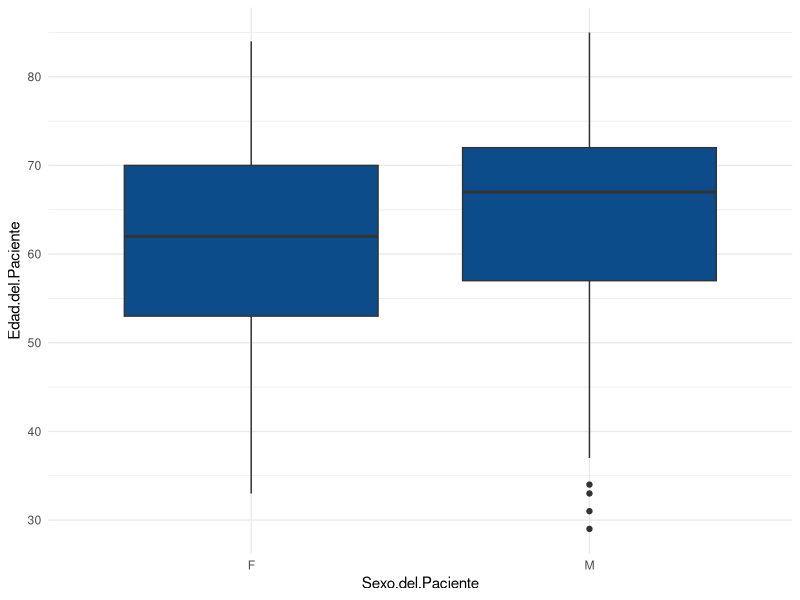
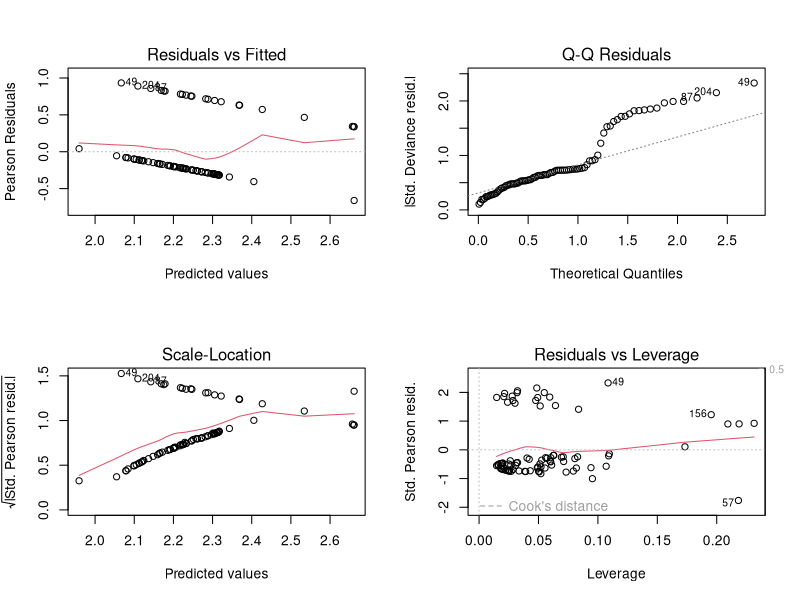
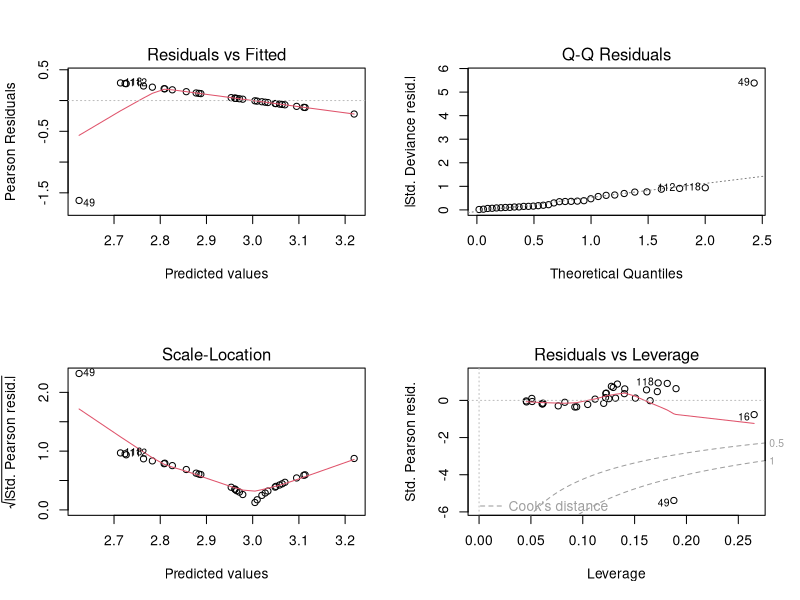

These charts were generated, in order, by the following R code: (Note: this script raises an error after producing the figures.)
## ---- chunk 1
library(dplyr) ## Para los select
#library("git")
set.seed(Sys.time())
library(ggplot2) #Para plotear
## ---- chunk 2
data <- read.csv("sinrepetidos.txt", header = T, sep = "\t")

#colnames(data)
## ---- chunk 3
ggplot(data) +
  aes(x = Sexo.del.Paciente, y = Edad.del.Paciente) +
  geom_boxplot(fill = "#0c4c8a") +
  theme_minimal()
## ---- chunk 4
shapiro.test(subset(data, Sexo.del.Paciente == "F")$Edad.del.Paciente)
shapiro.test(subset(data, Sexo.del.Paciente == "M")$Edad.del.Paciente)
## ---- chunk 5
#shapiro.test(subset(data, Penicilina...Sensibilidad == "Sensible")$Edad.del.Paciente)

#subset(data,Penicilina...Sensibilidad)$Edad.del.Paciente
## ---- chunk 6
factores<- factor(data$Penicilina...Sensibilidad, exclude = NaN)
#factores
## ---- chunk 7
factor(data$Penicilina...Sensibilidad, exclude = NaN)
Penicilina <-  data$Penicilina...Sensibilidad
data$Penicilina...Sensibilidad <- unclass(factor(data$Penicilina...Sensibilidad, exclude = NaN))

length(data$Sexo.del.Paciente[data$Sexo.del.Paciente == "F"])

data$Peso[data$Sexo.del.Paciente == "F"] <- rnorm(69, 63, 10)
data$Peso[data$Sexo.del.Paciente == "M"] <- rnorm(160, 75.8, 10)

data$Penicilina...Sensibilidad[data$Penicilina...Sensibilidad == 1] = NaN
## ---- chunk 8
#test <- wilcox.test(data$Penicilina...Sensibilidad ~ data$Sexo.del.Paciente, alternative = "two.sided")
#test
## ---- chunk 9
dataparacorr <- data.frame(data$Penicilina...Sensibilidad, data$Sexo.del.Paciente, data$Edad.del.Paciente, data$Peso 
                           )
colnames(dataparacorr) <- c("Penicilina...Sensibilidad", "Sexo.del.Paciente","Edad.del.Paciente", "Peso")
dataparacorr <- na.omit(dataparacorr)

CHIS <- lapply(dataparacorr[,-1], function(x) chisq.test(dataparacorr[,1], x ))
do.call(rbind, CHIS)[,c(1,3)]
## ---- chunk 10
dataparacorr$Sexo.del.Paciente[dataparacorr$Sexo.del.Paciente == "M"] = 0
dataparacorr$Sexo.del.Paciente[dataparacorr$Sexo.del.Paciente == "F"] = 1

dataparacorr[,2] <- as.numeric(dataparacorr[,2])

WIL <- wilcox.test(dataparacorr$Penicilina...Sensibilidad, dataparacorr$Sexo.del.Paciente)
WIL
KRUS <- lapply(dataparacorr[,2:4],  function(x) kruskal.test( dataparacorr$Penicilina...Sensibilidad, x) )
do.call(rbind, KRUS)[,c(1,3)]
## ---- chunk 11
results <- glm(Penicilina...Sensibilidad ~ Edad.del.Paciente*Sexo.del.Paciente+Peso, data, na.action = na.omit, family =quasi())
summary(results)
## ---- chunk 12
par(mfrow = c(2,2))
plot(results)
## ---- chunk 13
descripciones <- unique(data$Descripción)
data$Penicilina...Sensibilidad <- Penicilina

medicamentos <- colnames( select(data, contains("Sensibilidad")))
## ---- chunk 14
#### Warnings por coercion, por tratar variables logicas a numericas ####

##data$Penicilina...Sensibilidad <- unclass(factor(data$Penicilina...Sensibilidad, exclude = NaN))

for (j in medicamentos) {  ##Cada vez que encuentra una celda vacia problemas
  if( sum(is.na(data[[j]])) == length(data[[j]]) ){ #Si es nula la obviamos del analisis
           next;
  }else{
    data[[j]] <- unclass( factor(data[[j]], levels = c("Sensible","Sensible EI","Resistente") , exclude = c(NaN,NA,"") ))
  }
}
## ---- chunk 15
### Metodo unclass pero no podemos ignorar los NANs

#for (i in medicamentos){ ##Factorizamos y asignamos valor a la variable categorica    unclass(data$i)
#    data[[i]] <- unclass( factor(data[[i]] , exclude = NaN))
#    data[[i]][ data[[i]] == 1 ] = NaN
#}
## ---- chunk 16
results_frame <- list()  #Actualizar para poder guardar con cada descripcion un lista de dataframes de medicamentos
for(i in descripciones){
  if ( sum(data$Descripción == i) < 20 ){ #Filtramos para ver si hay cantidad suficiente de datos para hacer estadistica
    next;
  }else{
    results_frame[[i]] <- list()
    data_Aux = data[ data$Descripción == i,] #Lista auxiliar en funcion del organismo
    for(j in medicamentos){ #Columnas correspondientes sensibilidad de cada medicamentos
        dim <- length(data_Aux[[j]]) 
        numnas <-  sum(is.na(data_Aux[[j]]))
        res <- dim - numnas 
        if(res <= 3  ){ #Si es nula la obviamos del analisis y si solo hay un caso tambien pasamos
           next;
         }else {
            #print(j)
            results <- glm(formula = paste0(j ," ~ Edad.del.Paciente*Sexo.del.Paciente+Peso"), data_Aux, 
                           na.action = na.omit ,family = quasi() ) #Modelo 
            results_frame[[i]][[j]]<- coef(summary(results)) #Guardamos los resultados en una lista de listas
         }
      }
  }
}
## ---- chunk 17
results_frame
## ---- chunk 18
#for (i in descripciones) {
#  print(c(i, nrow(data[ data$Descripción == i, ] ) ))
#}
## ---- chunk 19
data_Staph = data[ data$Descripción == "Staphylococcus epidermidis",]

results <- glm(Penicilina...Sensibilidad ~ Edad.del.Paciente+Sexo.del.Paciente+Peso, data_Staph, na.action = na.omit,family =quasi())
summary(results)

## ---- chunk 20
par(mfrow = c(2,2))
plot(results)
## ---- chunk 21
data_haem = data[ data$Descripción == "Staphylococcus haemolyticus",]

results <- glm(Penicilina...Sensibilidad ~ Edad.del.Paciente+Sexo.del.Paciente+Peso, data_haem, na.action = na.omit,family =quasi())
#summary(results)
## ---- chunk 22
library(rpart)
## ---- chunk 23
data_epi = data[ data$Descripción == "Staphylococcus epidermidis",]

tree_model <- rpart(Linezolid...Sensibilidad ~ Edad.del.Paciente + Sexo.del.Paciente + Peso, data = data_epi, na.action = na.omit)

summary(tree_model)
## ---- chunk 24
results_trees <- list()  #Actualizar para poder guardar con cada descripcion un lista de dataframes de medicamentos
for(i in descripciones){
  if ( sum(data$Descripción == i) < 20 ){ #Filtramos para ver si hay cantidad suficiente de datos para hacer estadistica
    next;
  }else{
    results_frame[[i]] <- list()
    data_Aux = data[ data$Descripción == i,] #Lista auxiliar en funcion del organismo
    for(j in medicamentos){ #Columnas correspondientes sensibilidad de cada medicamentos
        dim <- length(data_Aux[[j]]) 
        numnas <-  sum(is.na(data_Aux[[j]]))
        res <- dim - numnas 
        if(res <= 3  ){ #Si es nula la obviamos del analisis y si solo hay un caso tambien pasamos
           next;
         }else {
            #print(j)
            tree_model <- rpart(paste0(j ," ~ Edad.del.Paciente*Sexo.del.Paciente+Peso"), data = data_Aux, na.action = na.omit)
            
            results_trees[[i]][[j]]<- tree_model #Guardamos los resultados en una lista de listas
         }
      }
  }
}


## ---- chunk 25
# Plot the tree
plot(tree_model)
text(tree_model, use.n = TRUE)
## ---- chunk 26
#data <- subset(data, select = -c(Servicio))
write.table(data, file = "Antibiogramaclean.csv" , sep = "\t")
